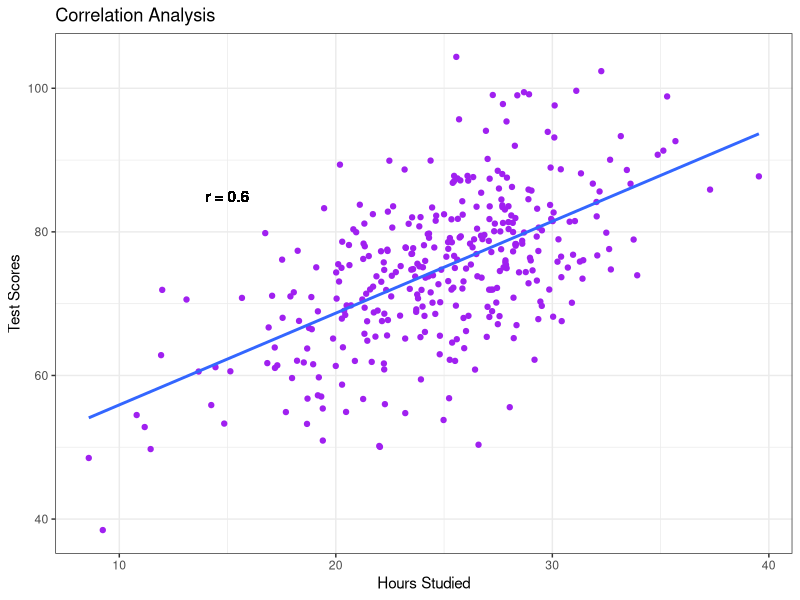

Reproduce this figure in R.
## ---- chunk 1
library(mvtnorm)

set.seed(100)  # For reproducibility

# Set up the data parameters, create a covariance matrix, and simulate data
correlation <- 0.6
mean_values <- c(25, 75)

cov_matrix <- matrix(c(5^2, correlation * 5 * 10, correlation * 5 * 10, 10^2), nrow = 2)

simulated_data <- rmvnorm(n = 350, mean = mean_values, sigma = cov_matrix)
hours_studied <- simulated_data[, 1]
test_scores <- simulated_data[, 2]
## ---- chunk 2
# Calculating the correlation coefficient
cor.test(hours_studied, test_scores)

## ---- chunk 3
library(ggplot2)

# Create a scatter plot
ggplot(data = data.frame(hours_studied, test_scores), aes(x = hours_studied, y = test_scores)) +
  geom_point(color = "purple") +
  geom_smooth(method = "lm", se = FALSE) +
  labs(title = "Correlation Analysis", x = "Hours Studied", y = "Test Scores") +
  geom_text(x = 15, y = 85, label = paste("r =", round(correlation, 2))) +
  theme_bw()
